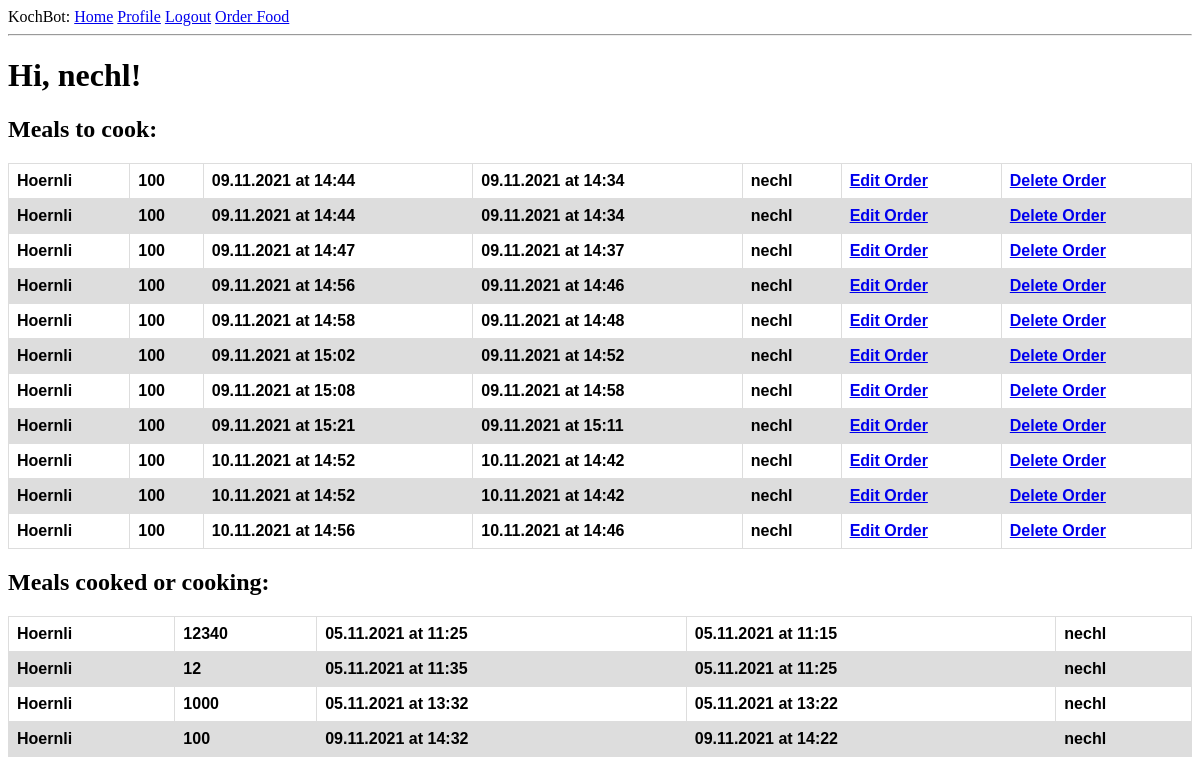
Before: /index (signed in) with the older database file.
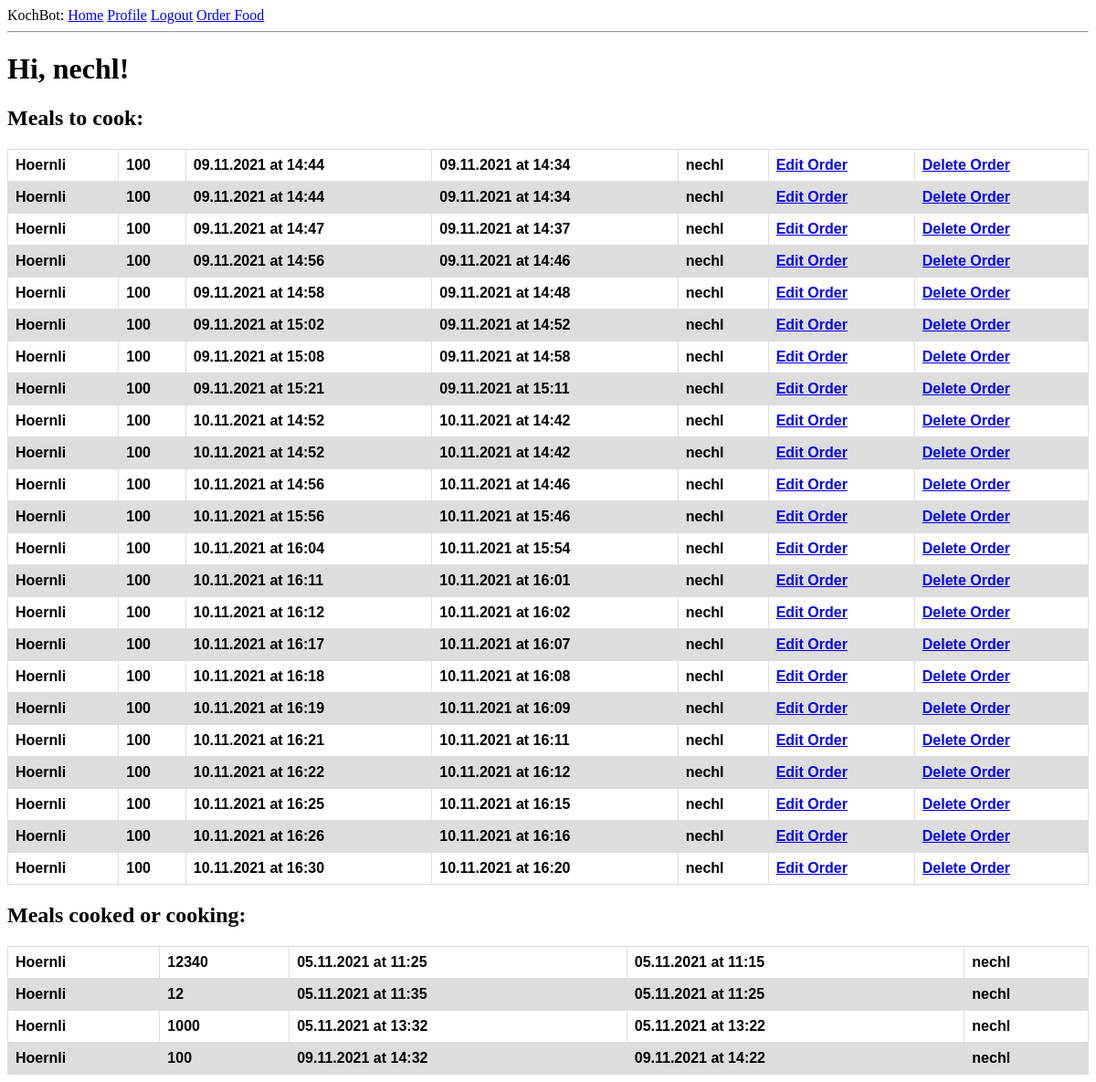
After: the same page with the newer database file.
### app/models.py (models this page shows, shortened)
class User(UserMixin, db.Model):
    id = db.Column(db.Integer, primary_key=True)
    username = db.Column(db.String(64), index=True, unique=True)
    email = db.Column(db.String(120), index=True, unique=True)
    password_hash = db.Column(db.String(128))
    orders = db.relationship('Order', backref='author', lazy='dynamic')

class Order(db.Model):
    id = db.Column(db.Integer, primary_key = True)
    food = db.Column(db.String(140))
    timestamp = db.Column(db.DateTime,  default=datetime.utcnow)
    amount = db.Column(db.Integer())
    finished_at = db.Column(db.DateTime, index = True)
    start_at = db.Column(db.DateTime)
    user_id = db.Column(db.Integer, db.ForeignKey('user.id'))
    cooking = db.Column(db.Boolean, default = False)

### app/routes.py (the view)
@app.route('/')
@app.route('/index')
@login_required
def index():
    orders = Order.query.filter_by(cooking = False).order_by(Order.finished_at.asc()).all()
    orders_cooked = Order.query.filter_by(cooking = True).order_by(Order.finished_at.asc()).all()
    return render_template('index.html', title='Home', orders=orders, orders_cooked = orders_cooked)

### app/models.py (called while the page is built)
@login.user_loader
def load_user(id):
    return User.query.get(int(id))

### app/templates/index.html
{% extends "base.html" %}
{% block content %}
    <div class="MainContent">
        <h1>Hi, {{ current_user.username }}!</h1>
        <h2>Meals to cook:</h2>
        <table id="orders">
            {% for order in orders %}
                {% include '_order.html' %}
            {% endfor %}
        </table>
        <h2>Meals cooked or cooking:</h2>
        <table id="orders">
            {% for order in orders_cooked %}
                {% include '_order_cooked.html' %}
            {% endfor %}
        </table>
    </div>
{% endblock %}

### app/templates/base.html (shortened to what this page needs)
<html>
    <head>
        <link rel="stylesheet" href=" {{ url_for('static', filename='style/style.css') }}">
    </head>
    <body>
        <div>
            KochBot:
                <a href="{{ url_for('index') }}">Home</a>
                {% if current_user.is_anonymous %}
                <a href="{{ url_for('login') }}">Login</a>
                {% else %}
                <a href="{{ url_for('user', username=current_user.username) }}">Profile</a>
                <a href="{{ url_for('logout') }}">Logout</a>
                {% endif %}
                <a href="{{ url_for('order') }}">Order Food</a>
        </div>
        <hr>
        {% block content %}{% endblock %}
    </body>
</html>

### app/templates/_order.html
<tr id="orders">
    <th id="orders">{{ order.food }}</th>
    <th id="orders">{{ order.amount }}</th>
    <th id="orders">{{ order.finished_at.strftime("%d.%m.%Y at %H:%M") }}</th>
    <th id="orders">{{ order.start_at.strftime("%d.%m.%Y at %H:%M") }}</th>
    <th id="orders">{{ order.user_id }}</th>
    <th id="orders"><a href="{{ url_for('edit_order', id=order.id) }}">Edit Order</a></th>
    <th id="orders"><a href="{{ url_for('delete_order', id=order.id) }}">Delete Order</a></th>
</tr>

### app/templates/_order_cooked.html
<tr id="orders">
    <th id="orders">{{ order.food }}</th>
    <th id="orders">{{ order.amount }}</th>
    <th id="orders">{{ order.finished_at.strftime("%d.%m.%Y at %H:%M") }}</th>
    <th id="orders">{{ order.start_at.strftime("%d.%m.%Y at %H:%M") }}</th>
    <th id="orders">{{ order.user_id }}</th>
</tr>

### app/static/style/style.css (style rules this page uses)
table#orders { font-family: Arial, sans-serif; font-style:normal; border-collapse: collapse; width: 100%; }
td#orders, th#orders { border: 1px solid #dddddd; text-align: left; padding: 8px; }
tr#orders:nth-child(even) { background-color: #dddddd; }
.MainContent { background-color: white; }

Changed rows visible on the page:
added Order: food "Hoernli", amount "100", finished_at "10.11.2021 at 15:56", start_at "10.11.2021 at 15:46", user_id "nechl", shown under "Meals to cook:"
added Order: food "Hoernli", amount "100", finished_at "10.11.2021 at 16:04", start_at "10.11.2021 at 15:54", user_id "nechl", shown under "Meals to cook:"
added Order: food "Hoernli", amount "100", finished_at "10.11.2021 at 16:11", start_at "10.11.2021 at 16:01", user_id "nechl", shown under "Meals to cook:"
added Order: food "Hoernli", amount "100", finished_at "10.11.2021 at 16:12", start_at "10.11.2021 at 16:02", user_id "nechl", shown under "Meals to cook:"
added Order: food "Hoernli", amount "100", finished_at "10.11.2021 at 16:17", start_at "10.11.2021 at 16:07", user_id "nechl", shown under "Meals to cook:"
added Order: food "Hoernli", amount "100", finished_at "10.11.2021 at 16:18", start_at "10.11.2021 at 16:08", user_id "nechl", shown under "Meals to cook:"
added Order: food "Hoernli", amount "100", finished_at "10.11.2021 at 16:19", start_at "10.11.2021 at 16:09", user_id "nechl", shown under "Meals to cook:"
added Order: food "Hoernli", amount "100", finished_at "10.11.2021 at 16:21", start_at "10.11.2021 at 16:11", user_id "nechl", shown under "Meals to cook:"
added Order: food "Hoernli", amount "100", finished_at "10.11.2021 at 16:22", start_at "10.11.2021 at 16:12", user_id "nechl", shown under "Meals to cook:"
added Order: food "Hoernli", amount "100", finished_at "10.11.2021 at 16:25", start_at "10.11.2021 at 16:15", user_id "nechl", shown under "Meals to cook:"
added Order: food "Hoernli", amount "100", finished_at "10.11.2021 at 16:26", start_at "10.11.2021 at 16:16", user_id "nechl", shown under "Meals to cook:"
added Order: food "Hoernli", amount "100", finished_at "10.11.2021 at 16:30", start_at "10.11.2021 at 16:20", user_id "nechl", shown under "Meals to cook:"
